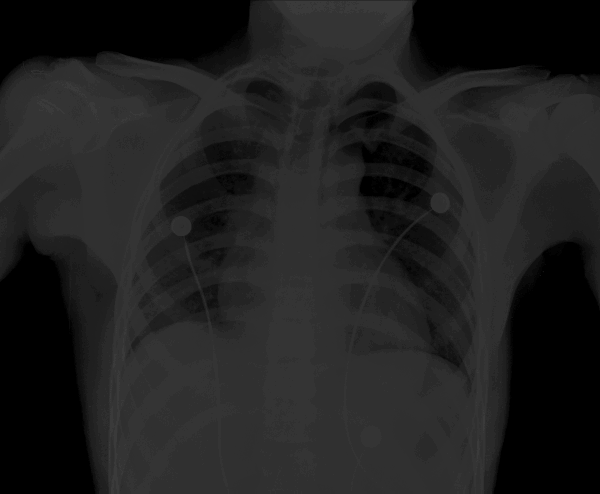
%> input picture Digital images/files/chestxray.tif, 600 x 494 px
$ octave DigitalImages.m   (GNU Octave 9; MATLAB toolbox functions it lacks are replaced by stand-ins)
%> lines starting %> are read from the running program, lines starting %| are printed output that depends on the picture
%  ==========================================================================
%  | Instructions to test individual exercise:                              |
%  | Add a return at the end of the exercise code, so it stops executing    |
%  |    further code                                                        |
%  ==========================================================================


% ex1
clear all;
close all;
clc;
image = imread("files\chestxray.tif");
%> image is the input picture: size 494x600 uint8; min 0, max 58, mean 31.7
imshow(image, []);
title('Chest Xray image')
impixelinfo;
imwrite(image, "savedFiles\chestXraySaved.tif");


% ex2
clear all;
close all;
clc;
m1 = [1 2 3; 4 5 6; 7 8 9];
m2 = [10 1 4; 4 5 2; 7 2 3];
m3 = m1 * m2;
m4 = m1 .* m2;

disp('Matrix m1:');
disp(m1);

disp('Matrix m2 (Identity matrix):');
disp(m2);

disp('Matrix m3 = m1 * m2 (Matrix multiplication):');
disp(m3);

disp('Matrix m4 = m1 .* m2 (Element-wise multiplication):');
disp(m4);

% ex3
clear all;
close all;
clc;

cropPx = 50;
image = imread("files\chestxray.tif");
flippedImage = image(:, end:-1:1, :);
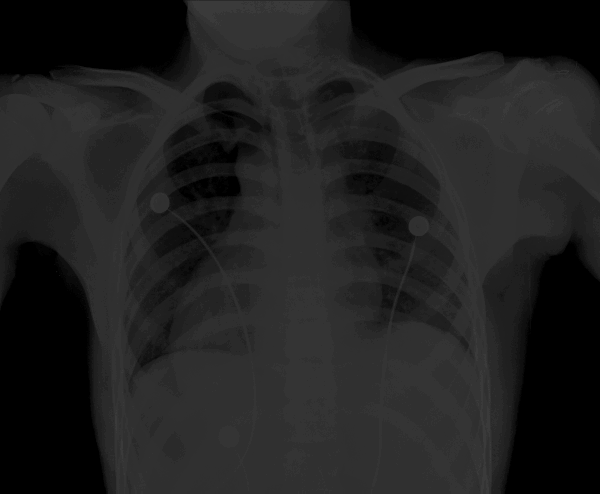
%> flippedImage: size 494x600 uint8; min 0, max 58, mean 31.7; mean of the top-left, top-right, bottom-left and bottom-right quarters 30.7, 32.3, 30.8, 33
croppedImage = flippedImage(cropPx:end-cropPx, cropPx:end-cropPx);
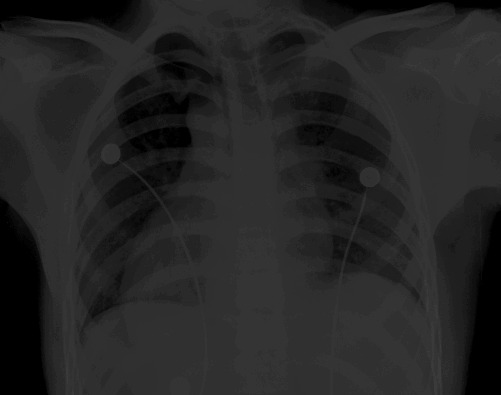
%> croppedImage: size 395x501 uint8; min 0, max 58, mean 37
subsampledImage = croppedImage(1:2:end, 1:2:end);

figure; imshow(flippedImage, []); title('Flipped Horizontally');
figure; imshow(croppedImage, []); title('Flipped + Cropped');
figure; imshow(subsampledImage, []); title('Flipped + Cropped + Subsampled');

% ex4
clear all;
close all;
clc;
image = imread("files\mri_snapshot.jpg");
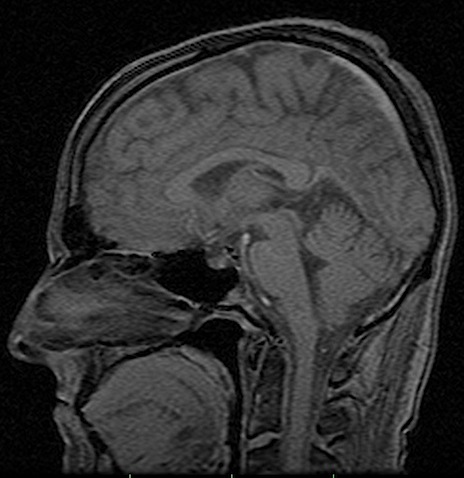
%> input picture Digital images/files/mri_snapshot.jpg, 464 x 478 px
%> image is the input picture: size 478x464x3 uint8; mean R, G, B 47.5, 47.5, 47.5
grayImage = rgb2gray(image);
equalizedImage = histeq(grayImage);
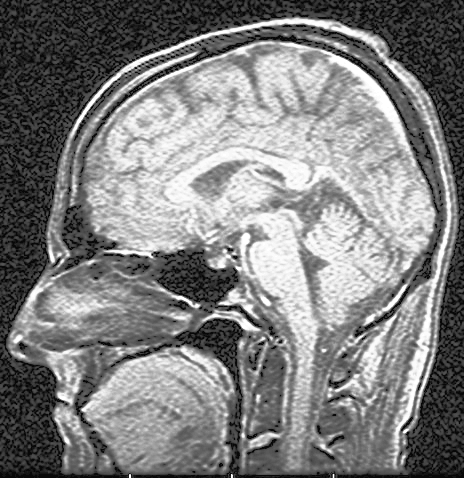
%> equalizedImage: size 478x464 uint8; min 8, max 255, mean 127.4

avgFilter3x3 = fspecial("average", [3 3]);
avgFilter7x7 = fspecial("average", [7 7]);

avgFImage3 = imfilter(equalizedImage, avgFilter3x3);
avgFImage7 = imfilter(equalizedImage, avgFilter7x7);

medFilteredImage3 = medfilt2(equalizedImage, [3 3]);
medFilteredImage7 = medfilt2(equalizedImage, [7 7]);
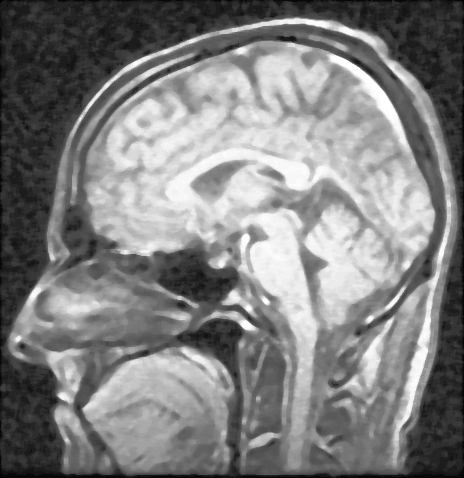
%> medFilteredImage7: size 478x464 uint8; min 0, max 255, mean 127.6

figure; imshow(grayImage); title("Grayscale Image");
figure; imhist(image); title("Grayscale Image Histogram");
%> after `title("Grayscale Image Histogram")`:
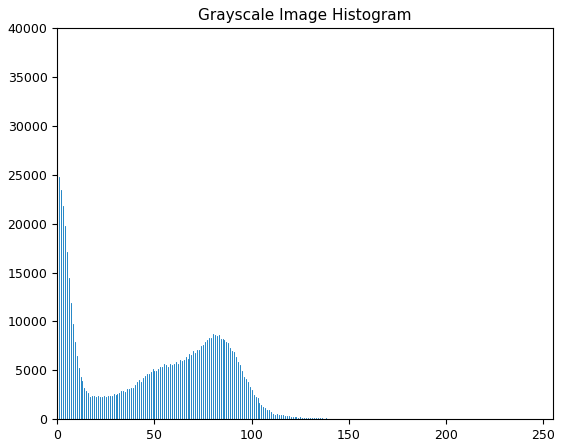
%> figure redrawn from the program's plot data; highest point at x = 0, y = 35179
figure; imshow(equalizedImage); title("Image After Histogram Equalization")
figure; imhist(equalizedImage); title('Histogram After Equalization');
%> after `title('Histogram After Equalization')`:
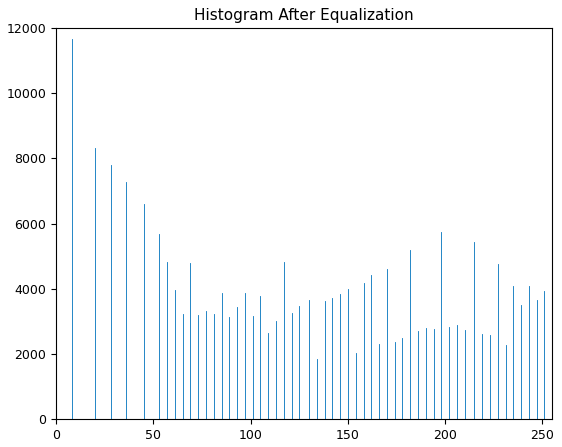
%> figure redrawn from the program's plot data; highest point at x = 8, y = 11674
figure; imshow(avgFImage3); title('Equalized image after 3x3 averaging filter');
figure; imshow(avgFImage7); title('Equalized image after 7x7 averaging filter');
figure; imshow(medFilteredImage3); title('Equalized image after 3x3 median filter');
figure; imshow(medFilteredImage7); title('Equalized image after 7x7 median filter');


return;
% extra code for analyzing differentces between the filters
subtractedImage = imsubtract(avgFImage3, medFilteredImage3);

% Display the result
imshow(subtractedImage, []);
title('Average (3x3) - Median (3x3) Filtered Image');
